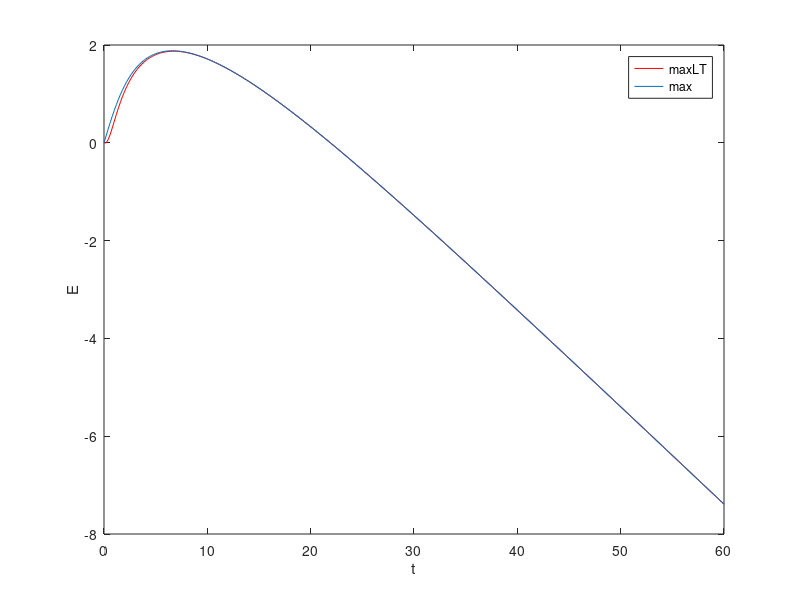

The MATLAB script that drew this image:
% OPTIMAL EXCITATION: initial condition maximizing the "energy" at a given time
epsi = 0.1;
L = [ -epsi, 1; 0 -epsi*2]; % Charru sect.1.5.1
%epsi1 = 0.1;epsi2 = epsi1;
%L = [ epsi1, 1; 0 -epsi2]; % Charru sect.1.5.2
%x0 = [1, 0]'; % direction of first eigenvector

[eve,eva] = eig(L);
[evea,evaa] = eig(L'); % adjoint matrix
[evamax, imax] = max(diag(evaa))
[evamin, imin] = min(diag(eva))

% 2 initial conditions:
x0maxLT = evea(:,imax) %  maximum growth at long times
orthogonal = x0maxLT' * eve(:,imin)

tt = [0:0.2:60];
for it = 1:length(tt)
 t = tt(it);
 expLt = expm( L * t );
 SA = expLt' * expLt; % eigenvalues of SA are square of singular values of expLt
 [seve,seva] = eig(SA);
 [sevamax, simax] = max(diag(seva));
 x0max = seve(:,simax);
 x = expLt * x0maxLT;
 E(it) = x' * x;
 x = expLt * x0max;
 Emax(it) = x' * x;
end
plot( tt, log(E), 'r')
hold on;
plot( tt, log(Emax))
ylabel('E');xlabel('t');
legend('maxLT','max');
